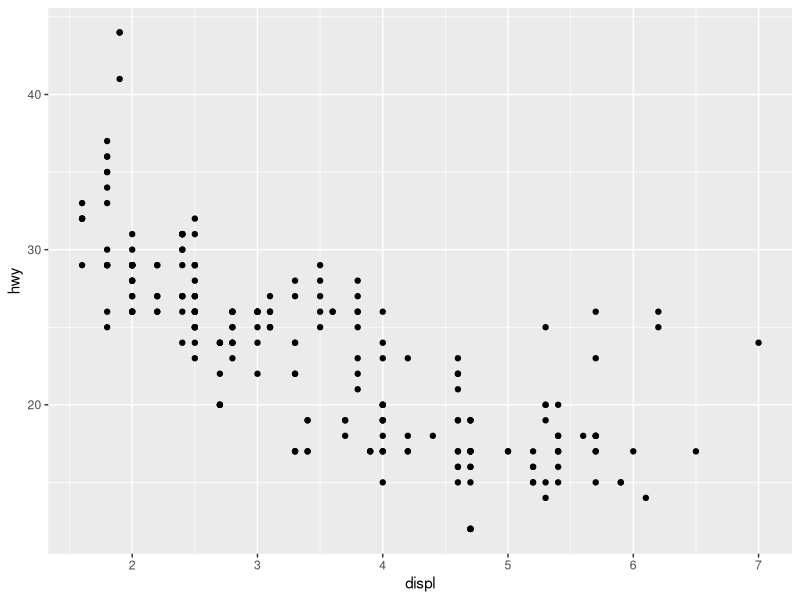
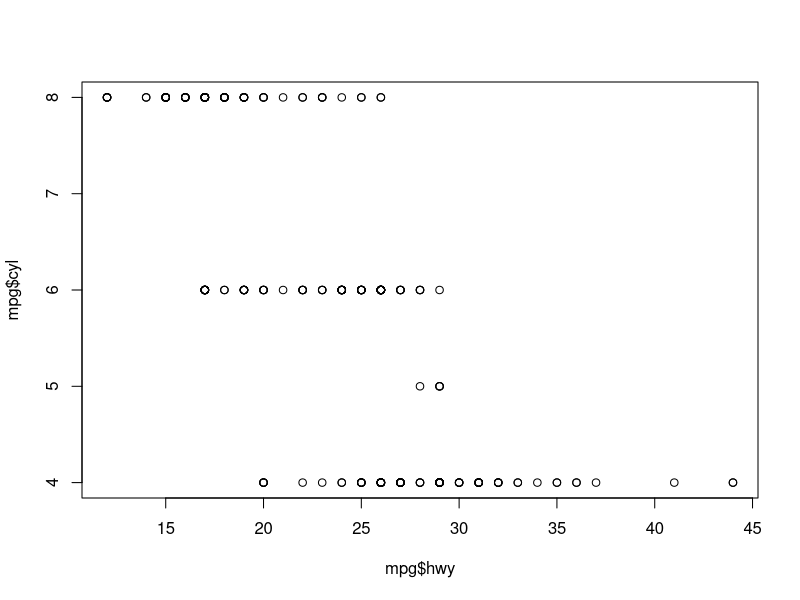
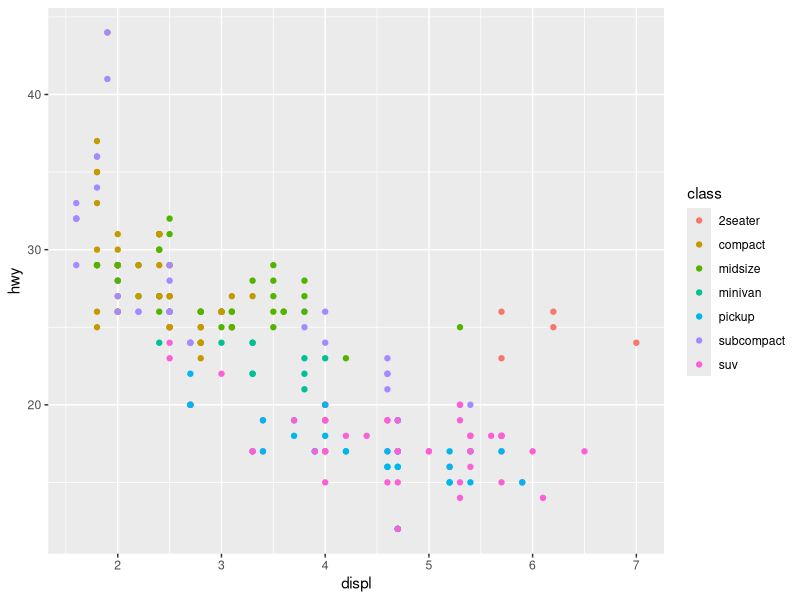
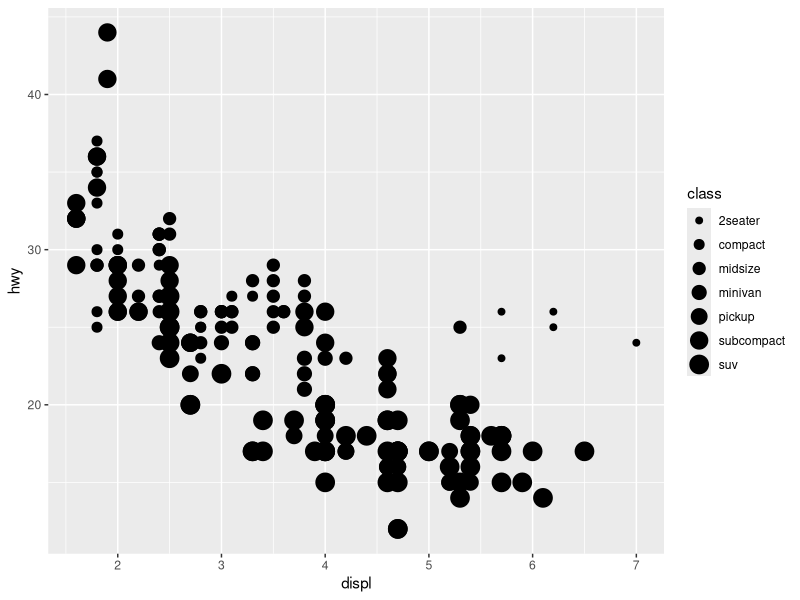
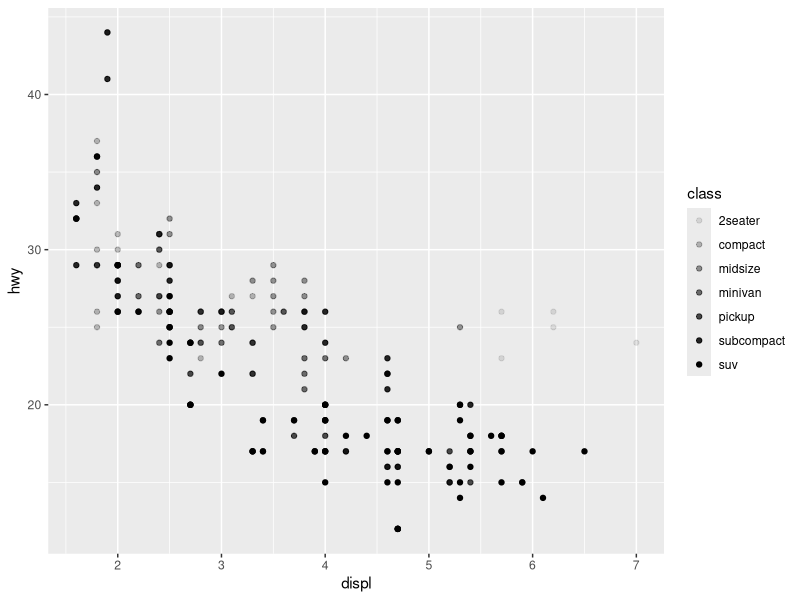
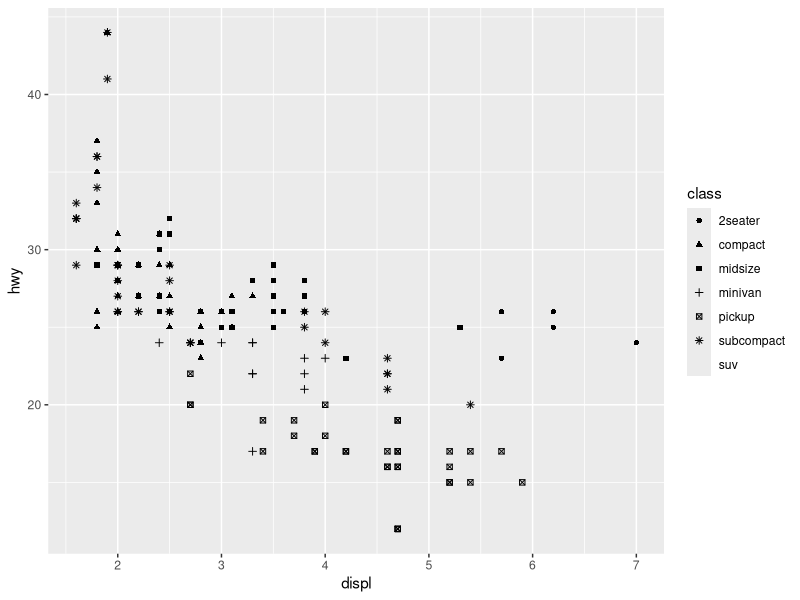
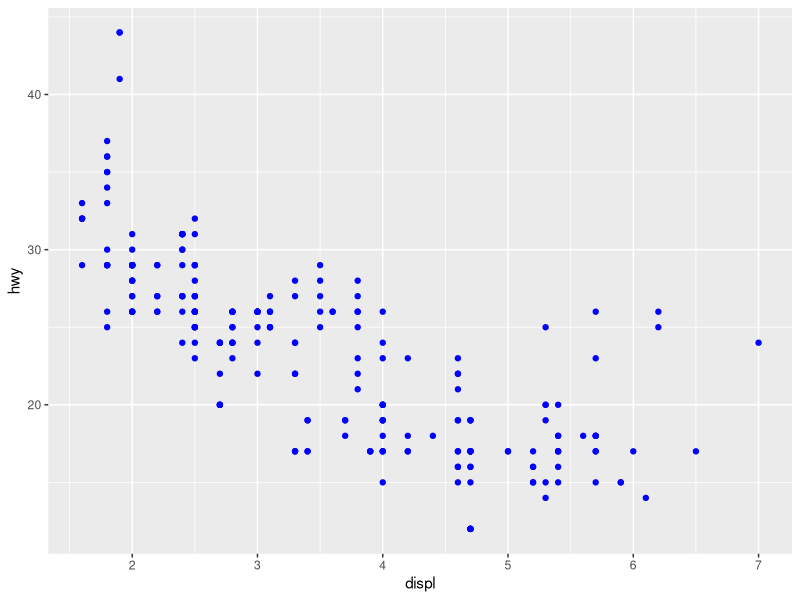
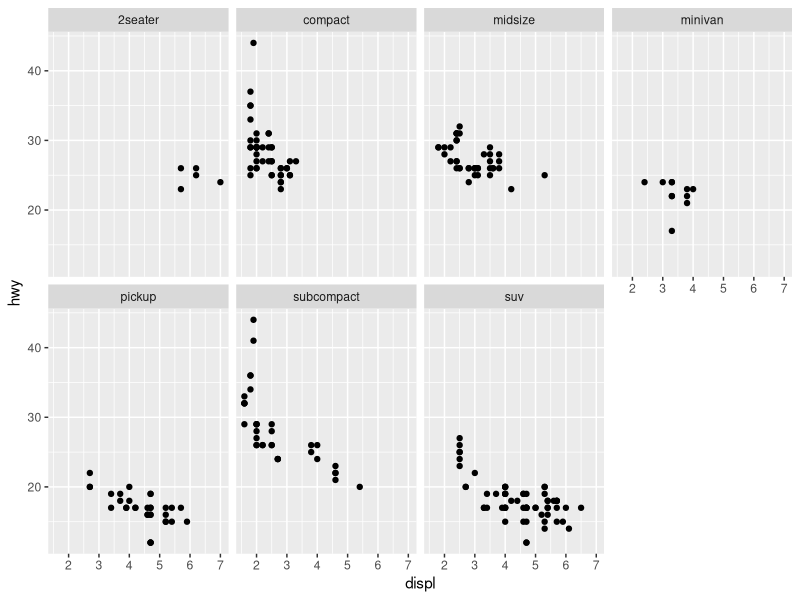

The R script that drew these images, in order:
## ---- chunk 1
library(tidyverse)
library(ggplot2)
## ---- chunk 2
mpg
## ---- chunk 3
ggplot(data = mpg) + 
  geom_point(mapping = aes(x = displ, y = hwy))
## ---- chunk 4

dim(mpg)

?mpg

plot(mpg$hwy, mpg$cyl)
## ---- chunk 5
ggplot(data = mpg) + 
  geom_point(mapping = aes(x = displ, y = hwy, color = class))

ggplot(data = mpg) + 
  geom_point(mapping = aes(x = displ, y = hwy, size = class))
#> Warning: Using size for a discrete variable is not advised.

# Left
ggplot(data = mpg) + 
  geom_point(mapping = aes(x = displ, y = hwy, alpha = class))

# Right
ggplot(data = mpg) + 
  geom_point(mapping = aes(x = displ, y = hwy, shape = class))

ggplot(data = mpg) + 
  geom_point(mapping = aes(x = displ, y = hwy), color = "blue")
## ---- chunk 6
ggplot(data = mpg) + 
  geom_point(mapping = aes(x = displ, y = hwy)) + 
  facet_wrap(~ class, nrow = 2)

ggplot(data = mpg) + 
  geom_point(mapping = aes(x = displ, y = hwy)) + 
  facet_grid(drv ~ cyl)
## ---- chunk 7
# left
ggplot(data = mpg) + 
  geom_point(mapping = aes(x = displ, y = hwy))

# right
ggplot(data = mpg) + 
  geom_smooth(mapping = aes(x = displ, y = hwy))

ggplot(data = mpg) + 
  geom_smooth(mapping = aes(x = displ, y = hwy, linetype = drv))
## ---- chunk 8
ggplot(data = mpg) +
  geom_smooth(mapping = aes(x = displ, y = hwy))
              
ggplot(data = mpg) +
  geom_smooth(mapping = aes(x = displ, y = hwy, group = drv))
    
ggplot(data = mpg) +
  geom_smooth(
    mapping = aes(x = displ, y = hwy, color = drv),
    show.legend = FALSE
  )
## ---- chunk 9
ggplot(data = mpg) + 
  geom_point(mapping = aes(x = displ, y = hwy)) +
  geom_smooth(mapping = aes(x = displ, y = hwy))

ggplot(data = mpg, mapping = aes(x = displ, y = hwy)) + 
  geom_point() + 
  geom_smooth()

ggplot(data = mpg, mapping = aes(x = displ, y = hwy)) + 
  geom_point(mapping = aes(color = class)) + 
  geom_smooth()

ggplot(data = mpg, mapping = aes(x = displ, y = hwy)) + 
  geom_point(mapping = aes(color = class)) + 
  geom_smooth(data = filter(mpg, class == "subcompact"), se = FALSE)
## ---- chunk 10
ggplot(data = diamonds) + 
  geom_bar(mapping = aes(x = cut))

ggplot(data = diamonds) + 
  stat_count(mapping = aes(x = cut))
## ---- chunk 11
demo <- tribble(
  ~cut,         ~freq,
  "Fair",       1610,
  "Good",       4906,
  "Very Good",  12082,
  "Premium",    13791,
  "Ideal",      21551
)

ggplot(data = demo) +
  geom_bar(mapping = aes(x = cut, y = freq), stat = "identity")
## ---- chunk 12
ggplot(data = diamonds) + 
  geom_bar(mapping = aes(x = cut, y = stat(prop), group = 1))
## ---- chunk 13
ggplot(data = diamonds) + 
  stat_summary(
    mapping = aes(x = cut, y = depth),
    fun.min = min,
    fun.max = max,
    fun = median
  )
## ---- chunk 14
ggplot(data = diamonds) + 
  geom_bar(mapping = aes(x = cut, colour = cut))
ggplot(data = diamonds) + 
  geom_bar(mapping = aes(x = cut, fill = cut))
ggplot(data = diamonds) + 
  geom_bar(mapping = aes(x = cut, fill = clarity))

ggplot(data = diamonds, mapping = aes(x = cut, fill = clarity)) + 
  geom_bar(alpha = 1/5, position = "identity")
ggplot(data = diamonds, mapping = aes(x = cut, colour = clarity)) + 
  geom_bar(fill = NA, position = "identity")
## ---- chunk 15
ggplot(data = diamonds) + 
  geom_bar(mapping = aes(x = cut, fill = clarity), position = "fill")

ggplot(data = diamonds) + 
  geom_bar(mapping = aes(x = cut, fill = clarity), position = "dodge")
## ---- chunk 16
ggplot(data = mpg) + 
  geom_point(mapping = aes(x = displ, y = hwy), position = "jitter")
## ---- chunk 17
ggplot(mpg, aes(displ, hwy)) +
  geom_point(aes(color = class)) +
  geom_smooth(se = FALSE) +
  labs(title = "Fuel efficiency generally decreases with engine size")

ggplot(mpg, aes(displ, hwy)) +
  geom_point(aes(color = class)) +
  geom_smooth(se = FALSE) +
  labs(
    title = "Fuel efficiency generally decreases with engine size",
    subtitle = "Two seaters (sports cars) are an exception because of their light weight",
    caption = "Data from fueleconomy.gov"
  )

ggplot(mpg, aes(displ, hwy)) +
  geom_point(aes(colour = class)) +
  geom_smooth(se = FALSE) +
  labs(
    x = "Engine displacement (L)",
    y = "Highway fuel economy (mpg)",
    colour = "Car type"
  )

df <- tibble(
  x = runif(10),
  y = runif(10)
)
ggplot(df, aes(x, y)) +
  geom_point() +
  labs(
    x = quote(sum(x[i] ^ 2, i == 1, n)),
    y = quote(alpha + beta + frac(delta, theta))
  )
## ---- chunk 18
best_in_class <- mpg %>%
  group_by(class) %>%
  filter(row_number(desc(hwy)) == 1)

ggplot(mpg, aes(displ, hwy)) +
  geom_point(aes(colour = class)) +
  geom_text(aes(label = model), data = best_in_class)

ggplot(mpg, aes(displ, hwy)) +
  geom_point(aes(colour = class)) +
  geom_label(aes(label = model), data = best_in_class, nudge_y = 2, alpha = 0.5)

ggplot(mpg, aes(displ, hwy)) +
  geom_point(aes(colour = class)) +
  geom_point(size = 3, shape = 1, data = best_in_class) +
  ggrepel::geom_label_repel(aes(label = model), data = best_in_class)
## ---- chunk 19
class_avg <- mpg %>%
  group_by(class) %>%
  summarise(
    displ = median(displ),
    hwy = median(hwy)
  )
#> `summarise()` ungrouping output (override with `.groups` argument)

ggplot(mpg, aes(displ, hwy, colour = class)) +
  ggrepel::geom_label_repel(aes(label = class),
    data = class_avg,
    size = 6,
    label.size = 0,
    segment.color = NA
  ) +
  geom_point() +
  theme(legend.position = "none")

label <- mpg %>%
  summarise(
    displ = max(displ),
    hwy = max(hwy),
    label = "Increasing engine size is \nrelated to decreasing fuel economy."
  )

ggplot(mpg, aes(displ, hwy)) +
  geom_point() +
  geom_text(aes(label = label), data = label, vjust = "top", hjust = "right")

label <- tibble(
  displ = Inf,
  hwy = Inf,
  label = "Increasing engine size is \nrelated to decreasing fuel economy."
)

ggplot(mpg, aes(displ, hwy)) +
  geom_point() +
  geom_text(aes(label = label), data = label, vjust = "top", hjust = "right")

## ---- chunk 20
ggplot(mpg, aes(displ, hwy)) +
  geom_point(aes(colour = class))

ggplot(mpg, aes(displ, hwy)) +
  geom_point(aes(colour = class)) +
  scale_x_continuous() +
  scale_y_continuous() +
  scale_colour_discrete()

ggplot(mpg, aes(displ, hwy)) +
  geom_point() +
  scale_y_continuous(breaks = seq(15, 40, by = 5))

ggplot(mpg, aes(displ, hwy)) +
  geom_point() +
  scale_x_continuous(labels = NULL) +
  scale_y_continuous(labels = NULL)
## ---- chunk 21
presidential %>%
  mutate(id = 33 + row_number()) %>%
  ggplot(aes(start, id)) +
    geom_point() +
    geom_segment(aes(xend = end, yend = id)) +
    scale_x_date(NULL, breaks = presidential$start, date_labels = "'%y")

## ---- chunk 22
base <- ggplot(mpg, aes(displ, hwy)) +
  geom_point(aes(colour = class))

base + theme(legend.position = "left")
base + theme(legend.position = "top")
base + theme(legend.position = "bottom")
base + theme(legend.position = "right") # the default
## ---- chunk 23
ggplot(mpg, aes(displ, hwy)) +
  geom_point(aes(colour = class)) +
  geom_smooth(se = FALSE) +
  theme(legend.position = "bottom") +
  guides(colour = guide_legend(nrow = 1, override.aes = list(size = 4)))
#> `geom_smooth()` using method = 'loess' and formula 'y ~ x'
## ---- chunk 24
ggplot(diamonds, aes(carat, price)) +
  geom_bin2d()

ggplot(diamonds, aes(log10(carat), log10(price))) +
  geom_bin2d()

ggplot(diamonds, aes(carat, price)) +
  geom_bin2d() + 
  scale_x_log10() + 
  scale_y_log10()
## ---- chunk 25
ggplot(mpg, aes(displ, hwy)) +
  geom_point(aes(color = drv))

ggplot(mpg, aes(displ, hwy)) +
  geom_point(aes(color = drv)) +
  scale_colour_brewer(palette = "Set1")

ggplot(mpg, aes(displ, hwy)) +
  geom_point(aes(color = drv, shape = drv)) +
  scale_colour_brewer(palette = "Set1")
## ---- chunk 26
presidential %>%
  mutate(id = 33 + row_number()) %>%
  ggplot(aes(start, id, colour = party)) +
    geom_point() +
    geom_segment(aes(xend = end, yend = id)) +
    scale_colour_manual(values = c(Republican = "red", Democratic = "blue"))

df <- tibble(
  x = rnorm(10000),
  y = rnorm(10000)
)
ggplot(df, aes(x, y)) +
  geom_hex() +
  coord_fixed()

ggplot(df, aes(x, y)) +
  geom_hex() +
  viridis::scale_fill_viridis() +
  coord_fixed()
## ---- chunk 27
ggplot(mpg, mapping = aes(displ, hwy)) +
  geom_point(aes(color = class)) +
  geom_smooth() +
  coord_cartesian(xlim = c(5, 7), ylim = c(10, 30))

mpg %>%
  filter(displ >= 5, displ <= 7, hwy >= 10, hwy <= 30) %>%
  ggplot(aes(displ, hwy)) +
  geom_point(aes(color = class)) +
  geom_smooth()

suv <- mpg %>% filter(class == "suv")
compact <- mpg %>% filter(class == "compact")

ggplot(suv, aes(displ, hwy, colour = drv)) +
  geom_point()

ggplot(compact, aes(displ, hwy, colour = drv)) +
  geom_point()

x_scale <- scale_x_continuous(limits = range(mpg$displ))
y_scale <- scale_y_continuous(limits = range(mpg$hwy))
col_scale <- scale_colour_discrete(limits = unique(mpg$drv))

ggplot(suv, aes(displ, hwy, colour = drv)) +
  geom_point() +
  x_scale +
  y_scale +
  col_scale

ggplot(compact, aes(displ, hwy, colour = drv)) +
  geom_point() +
  x_scale +
  y_scale +
  col_scale
## ---- chunk 28
ggplot(mpg, aes(displ, hwy)) +
  geom_point(aes(color = class)) +
  geom_smooth(se = FALSE) +
  theme_bw()
## ---- chunk 29
ggplot(mpg, aes(displ, hwy)) + geom_point()
ggsave("my-plot.pdf")
#> Saving 7 x 4.33 in image
